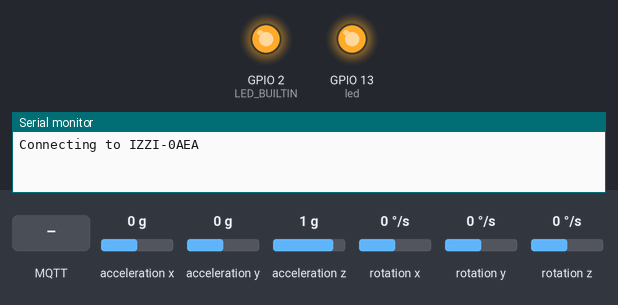
Simulated run of this sketch. Board: ESP8266 (NodeMCU). On the bench: output pins drawn as LEDs (lit = HIGH, except the on-board LED, lit = LOW), the last lines printed to the serial monitor. Dashed ring = blinking. The test bench sets the inputs (shaded band); at power-on: acceleration x 0 g, acceleration y 0 g, acceleration z 1 g, rotation x 0 °/s, rotation y 0 °/s, rotation z 0 °/s. WiFi joins after 1.5 s; servers stay silent unless stated; network time is answered at once with the bench clock; the local clock reads 2024-03-15 10:24:30 at power-on unless the sketch sets it; storage starts empty; no MQTT or app messages arrive unless stated.

Above: at 0.1 s.
At 16.62 s:
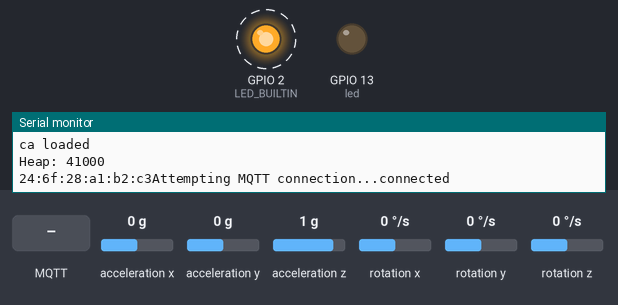
16.8 s: MQTT message "1" arrives on the first subscribed topic
19.8 s: MQTT message "on" arrives on the first subscribed topic
22.8 s: MQTT message "off" arrives on the first subscribed topic
Timing chart, 0 to 31.8 s (numbered marks = the images above; inputs shaded):
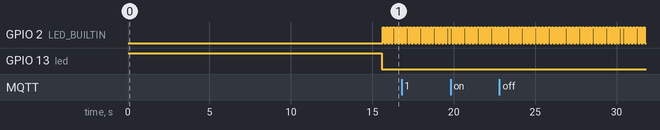

The sketch:

ESP_MPU6050_WebServer_DB.ino
```cpp
// Librerias usadas para levantar el Web Server
#include <LittleFS.h>
#include <Arduino.h>
#include <ESP8266WiFi.h>
#include <NTPClient.h>
#include <WiFiUdp.h>
#include <PubSubClient.h>
#include <Arduino.h>
#include <ESPAsyncTCP.h>
#include <ESPAsyncWebServer.h>
#include <Arduino_JSON.h>

//Led
const int led = 13;

//Librerias usadas para trabajar con el MPU6050
#include "I2Cdev.h"
#include "MPU6050.h"
#include "Wire.h"

//Clave y id de la red WiFi
//Nota: La red debe de estár libre de firewall
//(no funciona la de iteso)
const char* ssid = "IZZI-0AEA";
const char* password = "ffXfhYcD";

//Creamos handlers para el server
AsyncWebServer server(80);
AsyncEventSource events("/events");
JSONVar readings;

//Creamos handlers para los 2 sensores
MPU6050 accelgyro1(0x68);
MPU6050 accelgyro2(0x69); // <-- 2nd MPU6050 con AD0 en high (3.3V)

//Inicialización de variables de lectura SENSOR 1
int16_t ax1, ay1, az1;   //Acelerometro
int16_t gx1, gy1, gz1;   //Giroscopio
int16_t temperature;
float accel_ang_x1, accel_ang_y1;
float girosc_ang_x1, girosc_ang_y1;
float girosc_ang_x_prev1, girosc_ang_y_prev1;
long tiempo_prev1, dt1;
float ang_x1, ang_y1;
float ang_x_prev1, ang_y_prev1;

//Inicialización de variables de lectura SENSOR 2
int16_t ax2, ay2, az2;   //Acelerometro
int16_t gx2, gy2, gz2;   //Giroscopio
float accel_ang_x2, accel_ang_y2;
float girosc_ang_x2, girosc_ang_y2;
float girosc_ang_x_2prev, girosc_ang_y_prev2;
long tiempo_prev2, dt2;
float ang_x2, ang_y2;
float ang_x_prev2, ang_y_prev2;

// Factores de conversion
const float accScale = 2.0 * 9.81 / 32768.0;
const float gyroScale = 250.0 / 32768.0;

// Timer variables
unsigned long lastTime = 0;
unsigned long gyroDelay = 500;


#define BUFFER_LEN 256
long lastMsg = 0;
char msg[BUFFER_LEN];
int value = 0;
byte mac[6];
char mac_Id[18];
const char* AWS_endpoint = "XXXXXXXXXXX-ats.iot.us-east-1.amazonaws.com"; //MQTT broker ip

WiFiUDP ntpUDP;
NTPClient timeClient(ntpUDP, "pool.ntp.org");
WiFiClientSecure espClient;

/////////////////// FUNCIONES ///////////////////

String getGyroscopeReadings(){
  readings["rotationX_1"] = String(ang_x1);
  readings["rotationY_1"] = String(ang_y1);
  readings["rotationX_2"] = String(ang_x2);
  readings["rotationY_2"] = String(ang_y2);
  String jsonString = JSON.stringify(readings);
  return jsonString;
}

void getInclination(){
  //SENSOR 1
  accel_ang_x1 = atan(ax1 / sqrt(pow(ay1, 2) + pow(az1, 2)))*(180.0 / 3.14);
  accel_ang_y1 = atan(ay1 / sqrt(pow(ax1, 2) + pow(az1, 2)))*(180.0 / 3.14);
  //SENSOR 2
  accel_ang_x2 = atan(ax2 / sqrt(pow(ay2, 2) + pow(az2, 2)))*(180.0 / 3.14);
  accel_ang_y2 = atan(ay2 / sqrt(pow(ax2, 2) + pow(az2, 2)))*(180.0 / 3.14);
}

void updateGiro(){
  dt1 = (millis() - tiempo_prev1) / 1000.0;
  tiempo_prev1 = millis();
  dt2 = (millis() - tiempo_prev2) / 1000.0;
  tiempo_prev2 = millis();

  //Calcular los ángulos con acelerometro
  getInclination();

  //Calcular angulo de rotación con giroscopio y filtro complementario
  //SENSOR 1
  if (isnan(ang_x_prev1)) { ang_x_prev1 = 0; }
  if (isnan(ang_y_prev1)) { ang_y_prev1 = 0; }
  ang_x1 = 0.98*(ang_x_prev1 + (gx1 / 131)*dt1) + 0.02*accel_ang_x1;
  ang_y1 = 0.98*(ang_y_prev1 + (gy1 / 131)*dt1) + 0.02*accel_ang_y1;
  //SENSOR 2
  if (isnan(ang_x_prev2)) { ang_x_prev2 = 0; }
  if (isnan(ang_y_prev2)) { ang_y_prev2 = 0; }
  ang_x2 = 0.98*(ang_x_prev2 + (gx2 / 131)*dt2) + 0.02*accel_ang_x2;
  ang_y2 = 0.98*(ang_y_prev2 + (gy2 / 131)*dt2) + 0.02*accel_ang_y2;

  //SENSOR 1
  ang_x_prev1 = ang_x1;
  ang_y_prev1 = ang_y1;
  //SENSOR 2
  ang_x_prev2 = ang_x2;
  ang_y_prev2 = ang_y2;
}

void callback(char* topic, byte* payload, unsigned int length) {
  Serial.print("Message arrived [");
  Serial.print(topic);
  Serial.print("] ");
  for (int i = 0; i < length; i++) {
    Serial.print((char)payload[i]);
  }
  Serial.println();
}
PubSubClient client(AWS_endpoint, 8883, callback, espClient); //set MQTT port number to 8883 as per //standard

void setup_wifi() {
  delay(10);
  // We start by connecting to a WiFi network
  espClient.setBufferSizes(512, 512);
  Serial.println();
  Serial.print("Connecting to ");
  Serial.println(ssid);
  WiFi.mode(WIFI_STA);
  WiFi.setSleepMode(WIFI_NONE_SLEEP);
  WiFi.begin(ssid, password);
  while (WiFi.status() != WL_CONNECTED) {
    delay(500);
    Serial.print(".");
  }
  Serial.println("");
  Serial.println("WiFi connected");
  Serial.println("IP address: ");
  Serial.println(WiFi.localIP());
  timeClient.begin();
  while(!timeClient.update()){
    timeClient.forceUpdate();
  }
  espClient.setX509Time(timeClient.getEpochTime());
}
void reconnect() {
  // Loop until we're reconnected
  while (!client.connected()) {
    Serial.print("Attempting MQTT connection...");
    // Attempt to connect
    if (client.connect("ESPthing")) {
      Serial.println("connected");
      // Once connected, publish an announcement...
      client.publish("outTopic", "hello world");
      // ... and resubscribe
      client.subscribe("inTopic");
    } else {
      Serial.print("failed, rc=");
      Serial.print(client.state());
      Serial.println(" try again in 5 seconds");
      char buf[256];
      espClient.getLastSSLError(buf,256);
      Serial.print("WiFiClientSecure SSL error: ");
      Serial.println(buf);
      // Wait 5 seconds before retrying
      delay(5000);
    }
  }
}

/////////////////// SETUP ///////////////////

void setup() {
  pinMode(led, OUTPUT);
  digitalWrite(led, HIGH);
  Serial.begin(115200);
  Serial.setDebugOutput(true);
  // initialize digital pin LED_BUILTIN as an output.
  pinMode(LED_BUILTIN, OUTPUT);
  setup_wifi();
  delay(1000);
  if (!LittleFS.begin()) {
    Serial.println("Failed to mount file system");
    return;
  }
  Serial.println("Mounted LittleFS");
  Serial.print("Heap: "); Serial.println(ESP.getFreeHeap());

  // Load certificate file
  File cert = LittleFS.open("/cert.der", "r"); //replace cert.crt eith your uploaded file name
  if (!cert) {
    Serial.println("Failed to open cert file");
  }
  else  Serial.println("Success to open cert file");
  delay(1000);
  if (espClient.loadCertificate(cert))
    Serial.println("cert loaded");
  else Serial.println("cert not loaded");

  // Load private key file
  File private_key = LittleFS.open("/private.der", "r"); //replace private eith your uploaded file name
  if (!private_key) {
    Serial.println("Failed to open private cert file");
  }  else  Serial.println("Success to open private cert file");
  delay(1000);
  if (espClient.loadPrivateKey(private_key))
    Serial.println("private key loaded");
  else   Serial.println("private key not loaded");

  // Load CA file
  File ca = LittleFS.open("/ca.der", "r"); //replace ca eith your uploaded file name
  if (!ca) {
    Serial.println("Failed to open ca ");
  }  else  Serial.println("Success to open ca");
  delay(1000);
  if(espClient.loadCACert(ca))
    Serial.println("ca loaded");
  else  Serial.println("ca failed");
  Serial.print("Heap: "); Serial.println(ESP.getFreeHeap());

  WiFi.macAddress(mac);
  snprintf(mac_Id, sizeof(mac_Id), "%02x:%02x:%02x:%02x:%02x:%02x",
  mac[0], mac[1], mac[2], mac[3], mac[4], mac[5]);
  Serial.print(mac_Id);

  delay(10000);
  Serial.end();
  Wire.begin(1,3);

  //Serial.println("Initializing I2C device 1...");
  accelgyro1.initialize();
  //Serial.println("Initializing I2C device 2...");
  accelgyro2.initialize();

  // verify connection
  while (!accelgyro1.testConnection()) {
    //Serial.println("MPU6050 0x69 is not properly connected. Check circuit!");
    digitalWrite(led, LOW);
    delay(1000);
    digitalWrite(led, HIGH);
    delay(1000);
  }
  /*
  digitalWrite(led, HIGH);
  while (!accelgyro2.testConnection()) {
    //Serial.println("MPU6050 0x68 is not properly connected. Check circuit!");
    digitalWrite(led, LOW);
    delay(1000);
    digitalWrite(led, HIGH);
    delay(1000);
  }
  digitalWrite(led, HIGH);*/

  //Add calibration values
  //  -60 9 58 -843 111 1521
  //To get this values run IMU_ZERO for 5 min (0x69)
  accelgyro1.setXGyroOffset(-51);
  accelgyro1.setYGyroOffset(16);
  accelgyro1.setZGyroOffset(56);
  accelgyro1.setXAccelOffset(-767);
  accelgyro1.setYAccelOffset(112);
  accelgyro1.setZAccelOffset(1525);
  //  -60 9 58 -843 111 1521
  //To get this values run IMU_ZERO for 5 min (0x68)
  accelgyro2.setXGyroOffset(-19);
  accelgyro2.setYGyroOffset(9);
  accelgyro2.setZGyroOffset(18);
  accelgyro2.setXAccelOffset(-4036);
  accelgyro2.setYAccelOffset(-295);
  accelgyro2.setZAccelOffset(773);

  server.on("/", HTTP_GET, [](AsyncWebServerRequest *request){
    request->send(LittleFS, "/index.html", "text/html");
  });

  server.serveStatic("/",LittleFS, "/");

  events.onConnect([](AsyncEventSourceClient *client){
    if(client->lastId()){
      //Serial.printf("Client reconnected! Last message ID that it got is: %u\n", client->lastId());
      digitalWrite(led, LOW);
    }
    client->send("hello!", NULL, millis(), 10000);
  });
  server.addHandler(&events);

  server.begin();

  digitalWrite(led, LOW);

}

/////////////////// MAIN ///////////////////

void loop() {
  if (!client.connected()) { reconnect(); }
  client.loop();
  long now = millis();

  // read measurements from device
  accelgyro1.getMotion6(&ax1, &ay1, &az1, &gx1, &gy1, &gz1);
  accelgyro2.getMotion6(&ax2, &ay2, &az2, &gx2, &gy2, &gz2);
  updateGiro();

  // Send data
  if ((now - lastTime) > gyroDelay) {
    events.send(getGyroscopeReadings().c_str(),"gyro_readings",millis());
    lastTime = millis();
  }

  if ((now - lastMsg) > 2000) {
    lastMsg = now;
    String macIdStr = mac_Id;
    snprintf (msg, BUFFER_LEN, "{\"mac_Id\" : \"%s\", \"rotationX_1\" : \"%f\", \"rotationY_1\" : \"%f\", \"rotationX_2\" : \"%f\", \"rotationY_2\" : \"%f\"}",
                macIdStr.c_str(), temperature, ang_x1, ang_y1, ang_x2, ang_y2);
    client.publish("outTopic", msg);
  }
  digitalWrite(LED_BUILTIN, HIGH); // turn the LED on (HIGH is the voltage level)
  delay(100); // wait for a second
  digitalWrite(LED_BUILTIN, LOW); // turn the LED off by making the voltage LOW
  delay(100); // wait for a second
}
```

Measured:
- by itself, GPIO 2 (LED_BUILTIN): alternates HIGH for 0.10 s and LOW for 0.11 s
